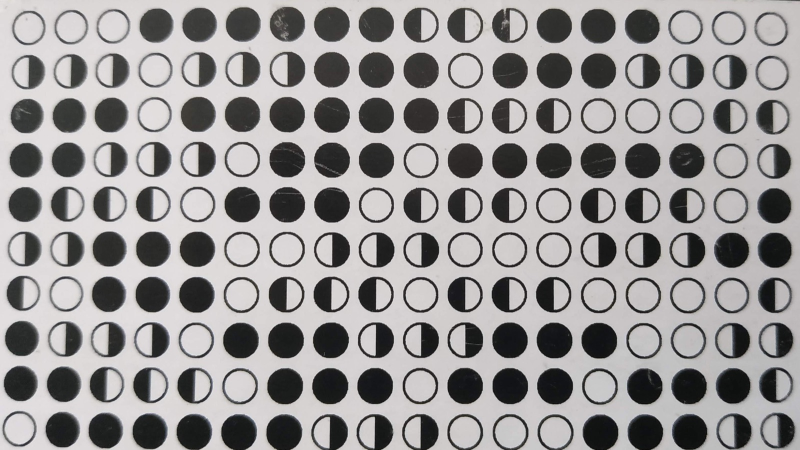
#> input picture bulgarian-treasure-hunt-cipher/card.jpg, 1600 x 900 px (shown at 1/2 size)
$ python verify_card.py
#> lines starting #> are read from the running program, lines starting #| are printed output that depends on the picture
#!/usr/bin/env python3
"""Check grid.txt against the photo of the card (card.jpg) by classifying each glyph.

Needs Pillow (pip install pillow). Pure-Python connected-component labelling,
so it takes a few seconds.

Usage:  python3 verify_card.py [card.jpg] [grid.txt]
"""
import sys
from pathlib import Path
from PIL import Image

here = Path(__file__).parent
photo = sys.argv[1] if len(sys.argv) > 1 else here / 'card.jpg'
grid_path = sys.argv[2] if len(sys.argv) > 2 else here / 'grid.txt'

# Work at a fixed width so the size thresholds below are independent of the photo's resolution.
W = 1046
img = Image.open(photo).convert('L')
H = round(img.size[1] * W / img.size[0])
#> H = 588
img = img.resize((W, H), Image.LANCZOS)
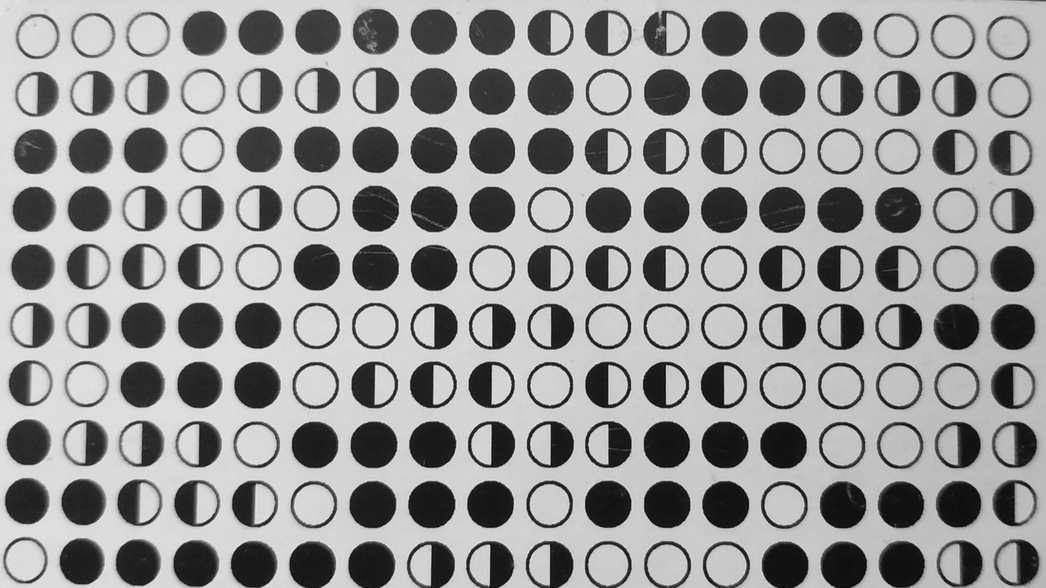
#> img: PIL image 1046x588 L; min 2, max 237, mean 151.4
px = img.load()
dark = [[px[x, y] < 165 for x in range(W)] for y in range(H)]
#> dark = 588 items

# 8-connected components of dark pixels. Each glyph (ring, disc or half-disc) is one component.
seen = [[False] * W for _ in range(H)]
glyphs = []
for y0 in range(H):
    for x0 in range(W):
        if not dark[y0][x0] or seen[y0][x0]:
            continue
        stack, pts = [(x0, y0)], []
        seen[y0][x0] = True
        while stack:
            x, y = stack.pop()
            pts.append((x, y))
            for dx in (-1, 0, 1):
                for dy in (-1, 0, 1):
                    nx, ny = x + dx, y + dy
                    if 0 <= nx < W and 0 <= ny < H and dark[ny][nx] and not seen[ny][nx]:
                        seen[ny][nx] = True
                        stack.append((nx, ny))
        if len(pts) <= 60:
            continue  # specks
        xs, ys = [p[0] for p in pts], [p[1] for p in pts]
        w, h = max(xs) - min(xs) + 1, max(ys) - min(ys) + 1
        if not (35 <= w <= 70 and 35 <= h <= 70):
            continue  # scratches / merged blobs
        cx, cy, r = (min(xs) + max(xs)) / 2, (min(ys) + max(ys)) / 2, min(w, h) / 2
        left = right = nl = nr = 0
        for y in range(int(cy - r), int(cy + r) + 1):
            for x in range(int(cx - r), int(cx + r) + 1):
                if ((x - cx) ** 2 + (y - cy) ** 2) ** .5 <= .8 * r and 0 <= x < W and 0 <= y < H:
                    if x < cx - .1 * r:
                        nl += 1; left += dark[y][x]
                    elif x > cx + .1 * r:
                        nr += 1; right += dark[y][x]
        fl, fr = left / nl, right / nr
        if fl > .7 and fr > .7:   ch = '●'
        elif fl < .3 and fr < .3: ch = '○'
        elif fl > .7 and fr < .3: ch = '◐'   # left half black
        elif fr > .7 and fl < .3: ch = '◑'   # right half black
        else:                     ch = '?'
        glyphs.append((cx, cy, ch))
#> after the loop, glyphs = 180 items, first 6: (317.5, 31.5, '●'), (375.5, 31.5, '●'), (433.5, 31.5, '●'), (491.5, 31.5, '●'), (260.5, 32, '●'), (550.5, 32.5, '◐'); seen = 588 items

glyphs.sort(key=lambda g: g[1])
rows = []
for g in glyphs:  # group into rows by y
    if rows and abs(g[1] - sum(q[1] for q in rows[-1]) / len(rows[-1])) < 25:
        rows[-1].append(g)
    else:
        rows.append([g])
#> this loop made 180 passes
#> after the loop, rows = 10 items
photo_rows = [[c[2] for c in sorted(r, key=lambda g: g[0])] for r in rows]
#> photo_rows = 10 items
#> (the run stopped early here; a loop or call above may not have finished)
